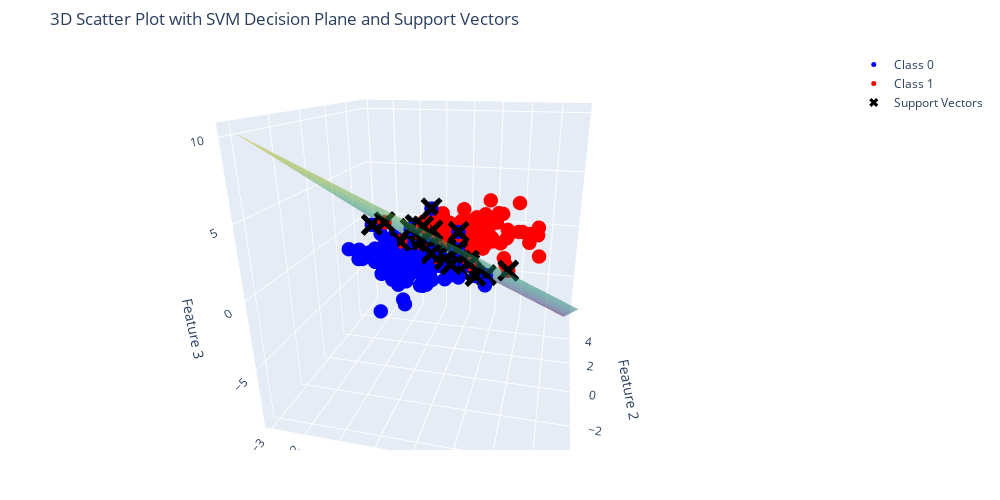

Notebook code cell kept with this figure:
### Markdown cell above
## Plot the SVM decision hyperplane with support vectors shown

### Code cell
# Extract the coefficients and intercept from the trained SVM
w = clf.coef_[0]
b = clf.intercept_[0]

# Train a linear SVM classifier on the 3D data
clf = SVC(kernel='linear')
clf.fit(X, y)

# Extract the coefficients and intercept from the trained SVM
w = clf.coef_[0]
b = clf.intercept_[0]

# Compute the decision plane defined by: w[0]*x + w[1]*y + w[2]*z + b = 0,
# solving for z: z = -(w[0]*x + w[1]*y + b) / w[2]
xx_range = np.linspace(X[:, 0].min()-1, X[:, 0].max()+1, 10)
yy_range = np.linspace(X[:, 1].min()-1, X[:, 1].max()+1, 10)
xx, yy = np.meshgrid(xx_range, yy_range)

if abs(w[2]) > 1e-6:
    zz = -(w[0] * xx + w[1] * yy + b) / w[2]
else:
    zz = np.full_like(xx, X[:, 2].mean())

# Create scatter traces for the two classes
scatter_class0 = go.Scatter3d(
    x=X[y == 0, 0],
    y=X[y == 0, 1],
    z=X[y == 0, 2],
    mode='markers',
    marker=dict(size=5, color='blue'),
    name='Class 0'
)

scatter_class1 = go.Scatter3d(
    x=X[y == 1, 0],
    y=X[y == 1, 1],
    z=X[y == 1, 2],
    mode='markers',
    marker=dict(size=5, color='red'),
    name='Class 1'
)

# Plot the support vectors from the SVM classifier
support_vectors = clf.support_vectors_
support_vector_trace = go.Scatter3d(
    x=support_vectors[:, 0],
    y=support_vectors[:, 1],
    z=support_vectors[:, 2],
    mode='markers',
    marker=dict(size=8, color='black', symbol='x'),
    name='Support Vectors'
)

# Create a surface trace for the decision plane
plane_surface = go.Surface(
    x=xx,
    y=yy,
    z=zz,
    colorscale='Viridis',
    opacity=0.5,
    name='Decision Plane',
    showscale=False  # This disables the colorbar
)

#Improve initial camera angle
# Define spherical coordinates for the camera
# mpl_toolkits.mplot3d default view typically uses:
#   elev = 30° and azim = -60°
r = 2.5  # distance of the camera from the center (you can adjust this)
elev = math.radians(30)
azim = math.radians(-60)
# Convert spherical to Cartesian coordinates
eye_x = r * math.cos(elev) * math.cos(azim)
eye_y = r * math.cos(elev) * math.sin(azim)
eye_z = r * math.sin(elev)

# Combine all traces into one figure and update layout settings
fig = go.Figure(data=[scatter_class0, scatter_class1, plane_surface, support_vector_trace])
fig.update_layout(
    title='3D Scatter Plot with SVM Decision Plane and Support Vectors',
    scene_camera=dict(
        eye=dict(x=eye_x, y=eye_y, z=eye_z)
    ),
    scene=dict(
        xaxis_title='Feature 1',
        yaxis_title='Feature 2',
        zaxis_title='Feature 3',
        aspectmode='cube'  # Forces equal scaling on all axes
    ),
    width=1000,
    height=500,
    margin=dict(l=50, r=50, t=50, b=50)
)

fig.show()
